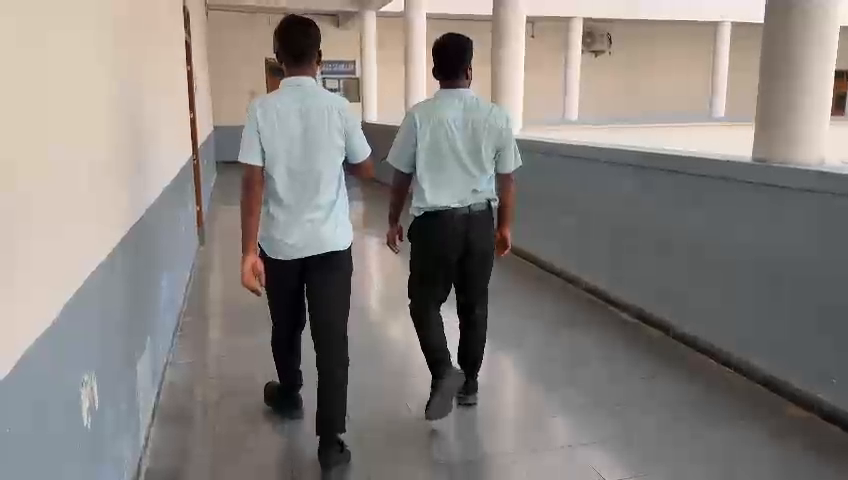
#> input picture frame 167 of sample4.mp4, 848 x 480 px, given in place of in.avi, which was not available
$ python 'human detection.py'
#> lines starting #> are read from the running program, lines starting #| are printed output that depends on the picture; after the words box and inside, x2 and y2 are one past the last pixel; in counts of white or black regions, pixels touching at a corner belong together; pictures that were not available may be replaced by others from this repository, and a replacement may not be noted
import cv2

cap = cv2.VideoCapture('in.avi')


human_cascade = cv2.CascadeClassifier('haarcascade_fullbody.xml')

while(True):
    # Capture frame-by-frame
    ret, frame = cap.read()
#> frame is the input picture: shape (480, 848, 3); mean B, G, R 126.6, 130.8, 136.4

    # Our operations on the frame come here
    gray = cv2.cvtColor(frame, cv2.COLOR_BGR2GRAY)
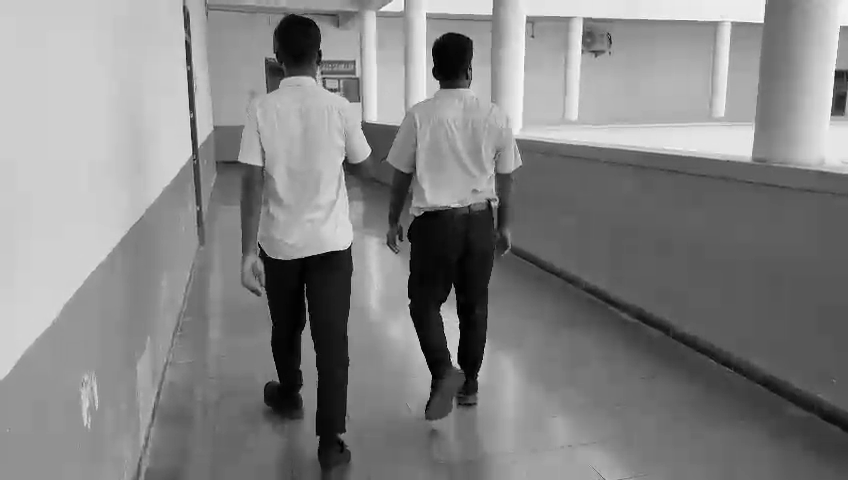
#> gray: shape (480, 848); min 0, max 255, mean 132
    humans = human_cascade.detectMultiScale(gray, 1.9, 1)
#> humans = [[352, 104, 182, 365]]

    # Display the resulting frame
    for (x,y,w,h) in humans:
         cv2.rectangle(frame,(x,y),(x+w,y+h),(255,0,0),2)
#> this loop made 1 pass
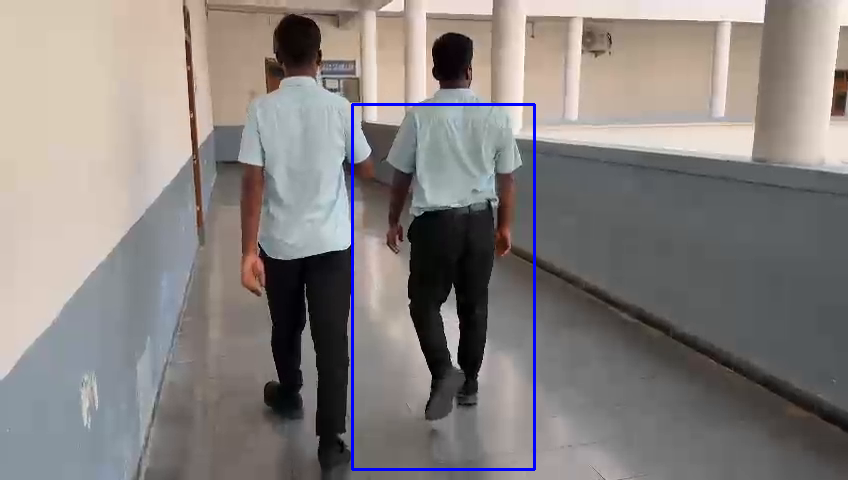
#> frame: shape (480, 848, 3); 0.81% of pixels changed, all inside (x1, y1, x2, y2) = (351, 103, 536, 471)


    cv2.imshow('frame',frame)
    if cv2.waitKey(1) & 0xFF == ord('q'):
#> (key q is pressed here)
        break

# When everything done, release the capture
cap.release()
cv2.destroyAllWindows()

$ run again, starting later in the video
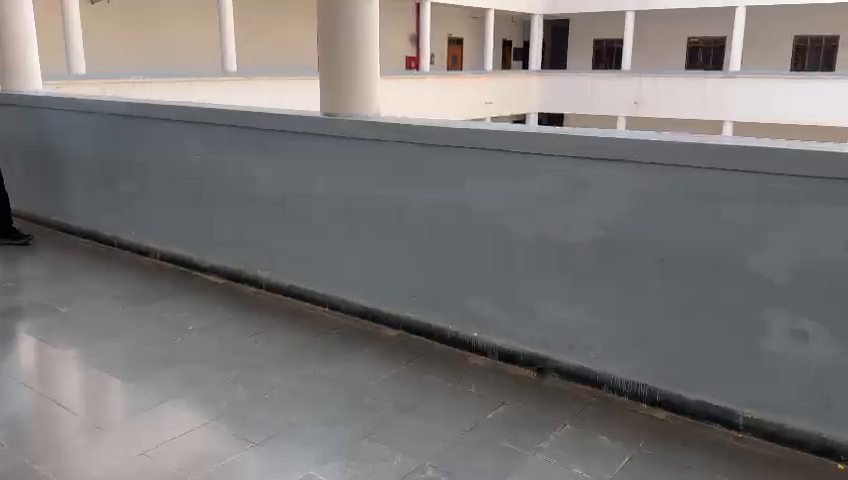
#> input picture frame 754 of sample4.mp4, 848 x 480 px, given in place of in.avi, which was not available
#> frame is the input picture: shape (480, 848, 3); mean B, G, R 118.2, 119.2, 121.7
#> `gray = cv2.cvtColor(frame, cv2.COLOR_BGR2GRAY)`:
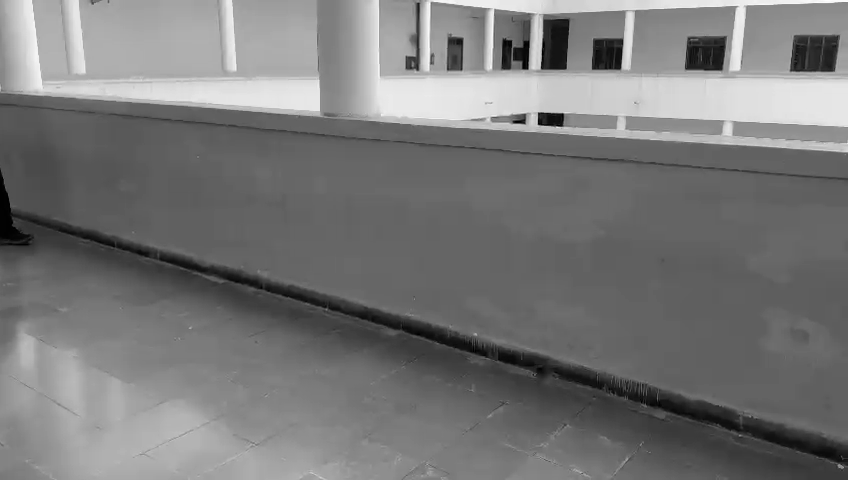
#> gray: shape (480, 848); min 0, max 254, mean 119.8
#> humans = ()

$ run again, starting later in the video
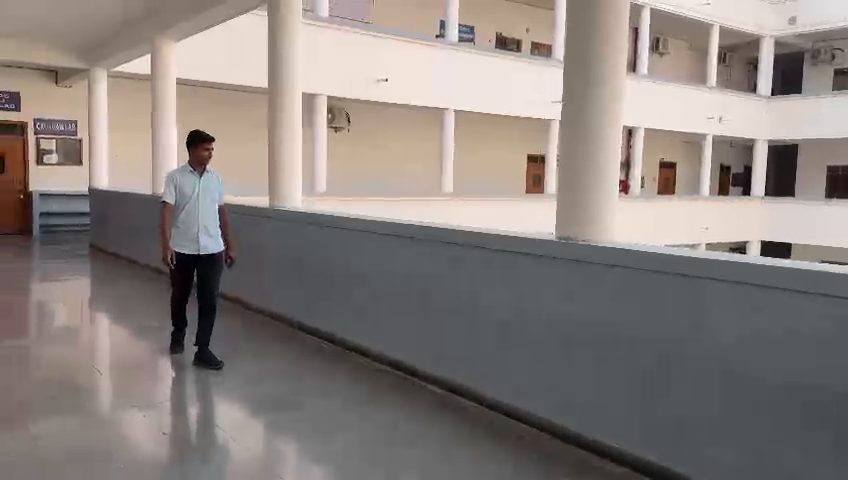
#> input picture frame 1341 of sample4.mp4, 848 x 480 px, given in place of in.avi, which was not available
#> frame is the input picture: shape (480, 848, 3); mean B, G, R 124.5, 128.6, 136.8
#> `gray = cv2.cvtColor(frame, cv2.COLOR_BGR2GRAY)`:
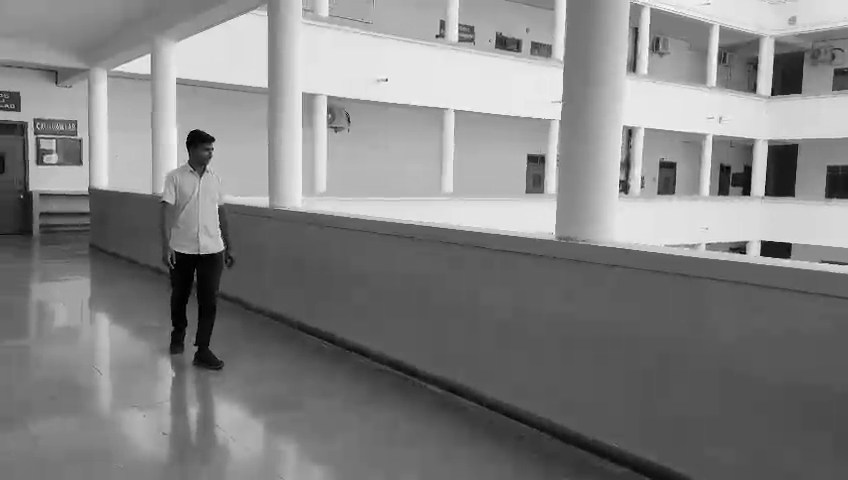
#> gray: shape (480, 848); min 0, max 255, mean 130.6
#> humans = ()
